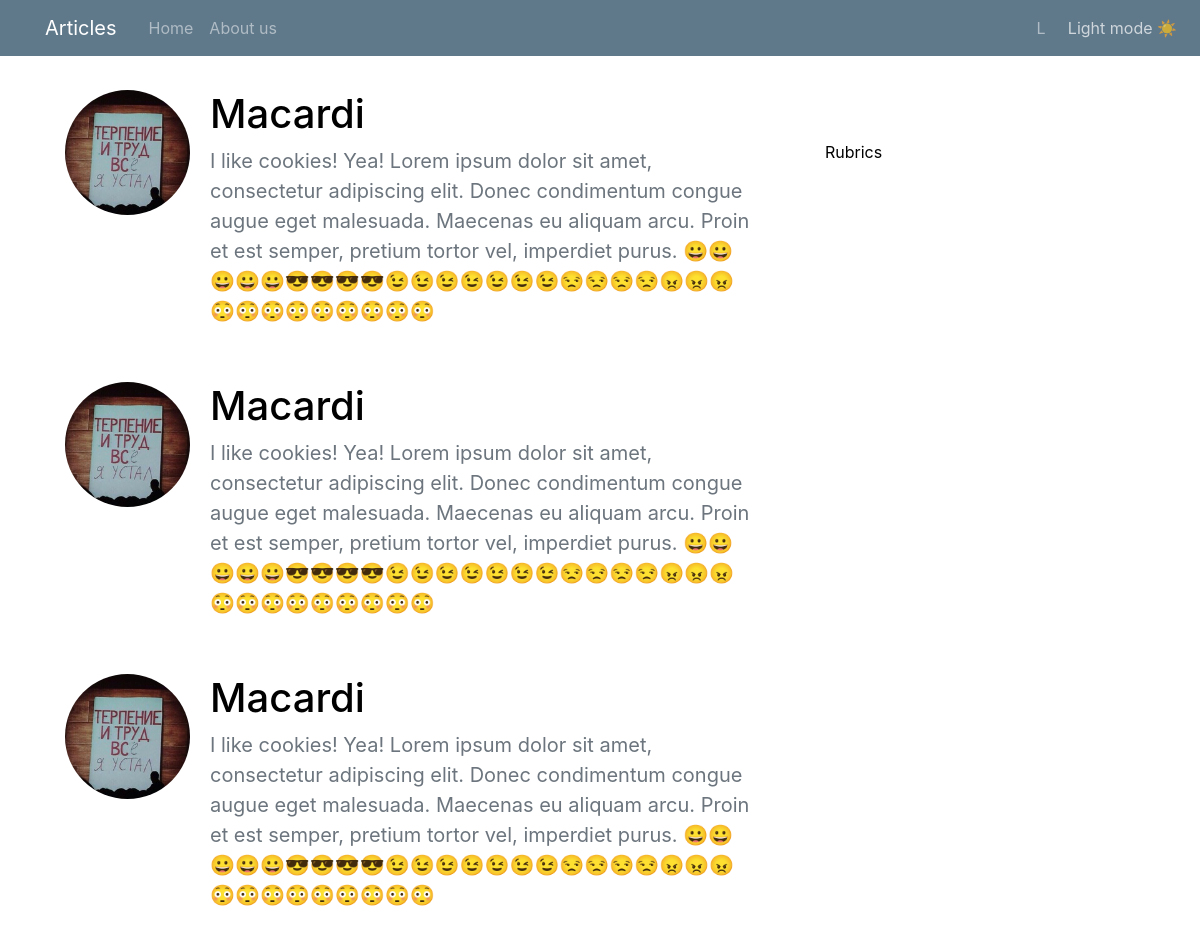
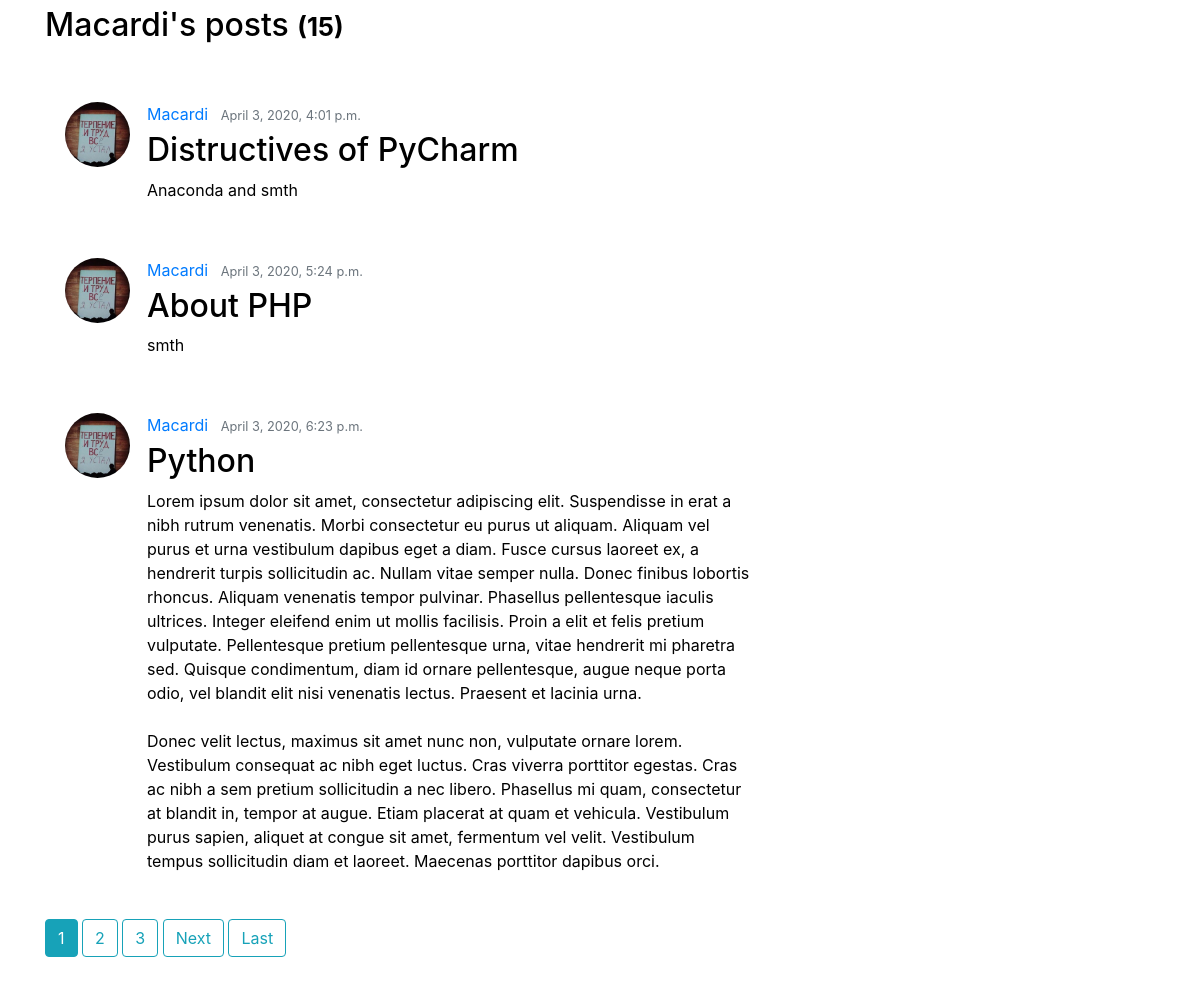
/user/Macardi/, run on the app's committed database (2 pictures, top to bottom).
### mysite/apps/articles/models.py (models this page shows, shortened)
class Article(models.Model):
    article_title = models.CharField('title of article', max_length = 70)
    article_text = models.TextField('text of article')
    slug = models.SlugField(unique = True)
    author_article = models.ForeignKey(User, on_delete=models.CASCADE)
    rubric = models.ForeignKey('Rubric', null = True, on_delete = models.PROTECT, blank=True)
    pub_date = models.DateTimeField('date of publication', auto_now_add = True)
    image = models.ImageField('image', blank=True, upload_to='articles_images')
    '''class Meta:
        verbose_name = 'Статья'
        verbose_name_plural = 'Статьи'''

### mysite/apps/accounts/models.py (models this page shows, shortened)
class Profile(models.Model):
    user = models.OneToOneField(User, on_delete=models.CASCADE)
    image = models.ImageField(default='profile_pics/default.png', upload_to='profile_pics')
    info = models.TextField('Write something about your self', blank=True, max_length = 375)

### mysite/apps/articles/views.py (the view)
# urls.py: path('user/<str:username>/', UserArticlesListView.as_view(), name='user_articles'), #views.home_page and accounts_views.profile
class UserArticlesListView(ArticleListView, ListView):
    template_name = 'articles/user_posts.html'
    context_object_name = 'user_articles'
    def get_queryset(self):
        user = get_object_or_404(
        User,
        username=self.kwargs.get('username'))
        return Article.objects.filter(author_article=user)#.order_by('-pub_date')

### blogs_app_repo/blogs_app/mysite/apps/articles/templates/articles/user_posts.html (shortened to what this page needs)
{% extends 'base.html' %}
{% load crispy_forms_tags %}
{% block content %}
{% for a in user_articles %}
  <div class="content-section" id="profile">
    <div class="media">
      <img class="rounded-circle account-img" src="{{ a.author_article.profile.image.url }}">
      <div class="media-body">
        <h1 class="account-heading">{{ a.author_article.username }}</h1>
        <p class="text-secondary" id="info">{{ a.author_article.profile.info }}</p>
      </div>
    </div>
  </div>
{% endfor %}
<h2 class="mb-5">{{ view.kwargs.username }}'s posts <small><strong>
  ({{ page_obj.paginator.count }})</strong></small>
</h2>
{% if user_articles %}
  {% for a in user_articles %}
  <article class="media content-section">
    <img class="rounded-circle article-img" src="{{ a.author_article.profile.image.url }}">
    <div class="media-body">
      <div class="article-metadata">
        <a class="mr-2" href="{% url 'articles:user_articles' a.author_article.username %}">{{ a.author_article }}</a>
        <small class="text-muted">{{ a.pub_date }}</small>
      </div>
    <h2><a class="article-title" href="{% url 'articles:detail' slug=a.slug %}">
      {{ a.article_title }}</a></h2>
    <p class="article-content">{{ a.article_text }}</p>
    </div>
  </article>
  {% endfor %}
{% else %}
    No articles found )=
{% endif %}
{% if is_paginated %}
      {% for num in page_obj.paginator.page_range %}
        {% if page_obj.number == num %}
          <a class="btn btn-info mb-4" href="?page={{ num }}">{{ num }}</a>
        {% elif num > page_obj.number|add:'-3' and num < page_obj.number|add:'3' %}
          <a class="btn btn-outline-info mb-4" href="?page={{ num }}">{{ num }}</a>
        {% endif %}
      {% endfor %}
      {% if page_obj.has_next %}
        <a class="btn btn-outline-info mb-4" href="?page={{ page_obj.next_page_number }}">Next</a>
        <a class="btn btn-outline-info mb-4" href="?page={{ page_obj.paginator.num_pages }}">Last</a>
      {% endif %}
    {% endif %}
{% endblock %}

### mysite/static/assets/main.css (style rules this page uses)
body { background-color: var(--color-secondary) !important; color: var(--font-color) !important; margin-top: 5rem !important; }
h1, h2, h3, h4, h5, h6 { color: var(--font-color) !important; }
img { opacity: var(--image-opacity); filter: var(--image-filter); border-radius: 5px; }
.content-section { background: var(--color-primary); padding: 10px 20px; border: 1px solid var(--border-color); border-radius: 5px; margin-bottom: 20px; position: relative; }
.article-title { color: var(--font-color); word-wrap:break-word !important; }
.article-content { white-space: pre-line; }
.article-img { height: 65px; width: 65px; margin-right: 17px; }
.article-metadata { padding-bottom: 1px; margin-bottom: 4px; border-bottom: 1px solid var(--border-color); }
.account-img { height: 125px; width: 125px; margin-right: 20px; margin-bottom: 16px; }
.account-heading { font-size: 2.5rem; }

### blogs_app_repo/blogs_app/mysite/apps/articles/templates/articles/user_posts.html (style rules this page uses)
#info { font-size: 20px; }

### data on the page
Article: author_article.profile.image (picture), author_article.username "Macardi", author_article.profile.info "I like cookies! Yea! Lorem ipsum dolor sit amet, consectetur adipiscing elit. Donec condimentum congue augue eget malesuada. Maecenas eu aliquam arcu. Proin et est semper, pretium tortor vel, imperdiet purus. 😀😀😀😀😀😎😎😎😎😉😉😉😉😉😉😉😒😒😒😒😠😠😠😳😳😳😳😳😳😳😳😳", author_article "Macardi", pub_date "April 3, 2020, 4:01 p.m.", article_title "Distructives of PyCharm", article_text "Anaconda and smth"
Article: author_article.profile.image (picture), author_article.username "Macardi", author_article.profile.info "I like cookies! Yea! Lorem ipsum dolor sit amet, consectetur adipiscing elit. Donec condimentum congue augue eget malesuada. Maecenas eu aliquam arcu. Proin et est semper, pretium tortor vel, imperdiet purus. 😀😀😀😀😀😎😎😎😎😉😉😉😉😉😉😉😒😒😒😒😠😠😠😳😳😳😳😳😳😳😳😳", author_article "Macardi", pub_date "April 3, 2020, 5:24 p.m.", article_title "About PHP", article_text "smth"
Article: author_article.profile.image (picture), author_article.username "Macardi", author_article.profile.info "I like cookies! Yea! Lorem ipsum dolor sit amet, consectetur adipiscing elit. Donec condimentum congue augue eget malesuada. Maecenas eu aliquam arcu. Proin et est semper, pretium tortor vel, imperdiet purus. 😀😀😀😀😀😎😎😎😎😉😉😉😉😉😉😉😒😒😒😒😠😠😠😳😳😳😳😳😳😳😳😳", author_article "Macardi", pub_date "April 3, 2020, 6:23 p.m.", article_title "Python", article_text "Lorem ipsum dolor sit amet, consectetur adipiscing elit. Suspendisse in erat a nibh rutrum venenatis. Morbi consectetur eu purus ut aliquam. Aliquam vel purus et urna vestibulum dapibus eget a diam. Fusce cursus laoreet ex, a hendrerit turpis sollicitudin ac. Nullam vitae semper nulla. Donec finibus lobortis rhoncus. Aliquam venenatis tempor pulvinar. Phasellus pellentesque iaculis ultrices. Integer eleifend enim ut mollis facilisis. Proin a elit et felis pretium vulputate. Pellentesque pretium pellentesque urna, vitae hendrerit mi pharetra sed. Quisque condimentum, diam id ornare pellentesque, augue neque porta odio, vel blandit elit nisi venenatis lectus. Praesent et lacinia urna. Donec…"

### other printed values
{{ view.kwargs.username }} "Macardi"
{{ page_obj.paginator.count }} "15"
{{ num }} "1"
{{ num }} "2" "3"
